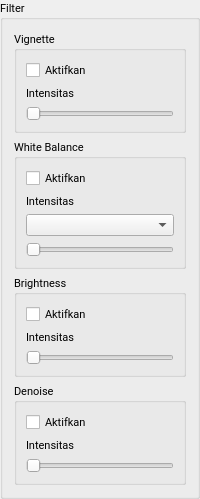
        <widget class="QGroupBox" name="groupBox_Filter">
         <property name="sizePolicy">
          <sizepolicy hsizetype="Expanding" vsizetype="Expanding">
           <horstretch>0</horstretch>
           <verstretch>0</verstretch>
          </sizepolicy>
         </property>
         <property name="minimumSize">
          <size>
           <width>0</width>
           <height>0</height>
          </size>
         </property>
         <property name="maximumSize">
          <size>
           <width>239</width>
           <height>598</height>
          </size>
         </property>
         <property name="font">
          <font>
           <family>Roboto</family>
           <pointsize>8</pointsize>
          </font>
         </property>
         <property name="title">
          <string>Filter</string>
         </property>
         <layout class="QGridLayout" name="gridLayout_12">
          <item row="2" column="0">
           <widget class="QGroupBox" name="groupBox_Brightness">
            <property name="sizePolicy">
             <sizepolicy hsizetype="Expanding" vsizetype="Expanding">
              <horstretch>0</horstretch>
              <verstretch>0</verstretch>
             </sizepolicy>
            </property>
            <property name="minimumSize">
             <size>
              <width>0</width>
              <height>0</height>
             </size>
            </property>
            <property name="maximumSize">
             <size>
              <width>219</width>
              <height>127</height>
             </size>
            </property>
            <property name="font">
             <font>
              <family>Roboto</family>
              <pointsize>8</pointsize>
             </font>
            </property>
            <property name="title">
             <string>Brightness</string>
            </property>
            <layout class="QGridLayout" name="gridLayout">
             <item row="0" column="0">
              <widget class="QCheckBox" name="checkBox_Brightness">
               <property name="sizePolicy">
                <sizepolicy hsizetype="Expanding" vsizetype="Expanding">
                 <horstretch>0</horstretch>
                 <verstretch>0</verstretch>
                </sizepolicy>
               </property>
               <property name="minimumSize">
                <size>
                 <width>0</width>
                 <height>0</height>
                </size>
               </property>
               <property name="maximumSize">
                <size>
                 <width>199</width>
                 <height>26</height>
                </size>
               </property>
               <property name="font">
                <font>
                 <family>Roboto</family>
                 <pointsize>8</pointsize>
                </font>
               </property>
               <property name="text">
                <string>Aktifkan</string>
               </property>
              </widget>
             </item>
             <item row="1" column="0">
              <layout class="QGridLayout" name="gridLayout_Brightness">
               <item row="0" column="0">
                <widget class="QLabel" name="label_Vignette_3">
                 <property name="sizePolicy">
                  <sizepolicy hsizetype="Expanding" vsizetype="Expanding">
                   <horstretch>0</horstretch>
                   <verstretch>0</verstretch>
                  </sizepolicy>
                 </property>
                 <property name="minimumSize">
                  <size>
                   <width>0</width>
                   <height>0</height>
                  </size>
                 </property>
                 <property name="maximumSize">
                  <size>
                   <width>197</width>
                   <height>25</height>
                  </size>
                 </property>
                 <property name="font">
                  <font>
                   <family>Roboto</family>
                   <pointsize>8</pointsize>
                  </font>
                 </property>
                 <property name="text">
                  <string>Intensitas</string>
                 </property>
                </widget>
               </item>
               <item row="1" column="0">
                <widget class="QSlider" name="horizontalSlider_Brightness">
                 <property name="sizePolicy">
                  <sizepolicy hsizetype="Expanding" vsizetype="Expanding">
                   <horstretch>0</horstretch>
                   <verstretch>0</verstretch>
                  </sizepolicy>
                 </property>
                 <property name="minimumSize">
                  <size>
                   <width>0</width>
                   <height>0</height>
                  </size>
                 </property>
                 <property name="maximumSize">
                  <size>
                   <width>197</width>
                   <height>26</height>
                  </size>
                 </property>
                 <property name="font">
                  <font>
                   <family>Roboto</family>
                   <pointsize>8</pointsize>
                  </font>
                 </property>
                 <property name="orientation">
                  <enum>Qt::Horizontal</enum>
                 </property>
                </widget>
               </item>
              </layout>
             </item>
            </layout>
           </widget>
          </item>
          <item row="1" column="0">
           <widget class="QGroupBox" name="groupBox_White_Balance">
            <property name="sizePolicy">
             <sizepolicy hsizetype="Expanding" vsizetype="Expanding">
              <horstretch>0</horstretch>
              <verstretch>0</verstretch>
             </sizepolicy>
            </property>
            <property name="minimumSize">
             <size>
              <width>0</width>
              <height>0</height>
             </size>
            </property>
            <property name="maximumSize">
             <size>
              <width>219</width>
              <height>159</height>
             </size>
            </property>
            <property name="font">
             <font>
              <family>Roboto</family>
              <pointsize>8</pointsize>
             </font>
            </property>
            <property name="title">
             <string>White Balance</string>
            </property>
            <layout class="QGridLayout" name="gridLayout_5">
             <item row="0" column="0">
              <widget class="QCheckBox" name="checkBox_White_Balance">
               <property name="sizePolicy">
                <sizepolicy hsizetype="Expanding" vsizetype="Expanding">
                 <horstretch>0</horstretch>
                 <verstretch>0</verstretch>
                </sizepolicy>
               </property>
               <property name="minimumSize">
                <size>
                 <width>0</width>
                 <height>0</height>
                </size>
               </property>
               <property name="maximumSize">
                <size>
                 <width>199</width>
                 <height>26</height>
                </size>
               </property>
               <property name="font">
                <font>
                 <family>Roboto</family>
                 <pointsize>8</pointsize>
                </font>
               </property>
               <property name="text">
                <string>Aktifkan</string>
               </property>
              </widget>
             </item>
             <item row="1" column="0">
              <layout class="QGridLayout" name="gridLayout_White_Balance">
               <item row="3" column="0">
                <widget class="QSlider" name="horizontalSlider_White_Balance">
                 <property name="sizePolicy">
                  <sizepolicy hsizetype="Expanding" vsizetype="Expanding">
                   <horstretch>0</horstretch>
                   <verstretch>0</verstretch>
                  </sizepolicy>
                 </property>
                 <property name="minimumSize">
                  <size>
                   <width>0</width>
                   <height>0</height>
                  </size>
                 </property>
                 <property name="maximumSize">
                  <size>
                   <width>197</width>
                   <height>26</height>
                  </size>
                 </property>
                 <property name="font">
                  <font>
                   <family>Roboto</family>
                   <pointsize>8</pointsize>
                  </font>
                 </property>
                 <property name="orientation">
                  <enum>Qt::Horizontal</enum>
                 </property>
                </widget>
               </item>
               <item row="1" column="0">
                <widget class="QLabel" name="label_Vignette_White_Balance">
                 <property name="sizePolicy">
                  <sizepolicy hsizetype="Expanding" vsizetype="Expanding">
                   <horstretch>0</horstretch>
                   <verstretch>0</verstretch>
                  </sizepolicy>
                 </property>
                 <property name="minimumSize">
                  <size>
                   <width>0</width>
                   <height>0</height>
                  </size>
                 </property>
                 <property name="maximumSize">
                  <size>
                   <width>197</width>
                   <height>25</height>
                  </size>
                 </property>
                 <property name="font">
                  <font>
                   <family>Roboto</family>
                   <pointsize>8</pointsize>
                  </font>
                 </property>
                 <property name="text">
                  <string>Intensitas</string>
                 </property>
                </widget>
               </item>
               <item row="2" column="0">
                <widget class="QComboBox" name="comboBox_White_Balance">
                 <property name="sizePolicy">
                  <sizepolicy hsizetype="Expanding" vsizetype="Expanding">
                   <horstretch>0</horstretch>
                   <verstretch>0</verstretch>
                  </sizepolicy>
                 </property>
                 <property name="minimumSize">
                  <size>
                   <width>0</width>
                   <height>0</height>
                  </size>
                 </property>
                 <property name="maximumSize">
                  <size>
                   <width>197</width>
                   <height>23</height>
                  </size>
                 </property>
                 <property name="font">
                  <font>
                   <family>Roboto</family>
                   <pointsize>8</pointsize>
                  </font>
                 </property>
                </widget>
               </item>
              </layout>
             </item>
            </layout>
           </widget>
          </item>
          <item row="0" column="0">
           <widget class="QGroupBox" name="groupBox_Vignette">
            <property name="sizePolicy">
             <sizepolicy hsizetype="Expanding" vsizetype="Expanding">
              <horstretch>0</horstretch>
              <verstretch>0</verstretch>
             </sizepolicy>
            </property>
            <property name="minimumSize">
             <size>
              <width>0</width>
              <height>0</height>
             </size>
            </property>
            <property name="maximumSize">
             <size>
              <width>219</width>
              <height>127</height>
             </size>
            </property>
            <property name="font">
             <font>
              <family>Roboto</family>
              <pointsize>8</pointsize>
             </font>
            </property>
            <property name="title">
             <string>Vignette</string>
            </property>
            <layout class="QGridLayout" name="gridLayout_10">
             <item row="0" column="0">
              <widget class="QCheckBox" name="checkBox_Vignette">
               <property name="sizePolicy">
                <sizepolicy hsizetype="Expanding" vsizetype="Expanding">
                 <horstretch>0</horstretch>
                 <verstretch>0</verstretch>
                </sizepolicy>
               </property>
               <property name="minimumSize">
                <size>
                 <width>0</width>
                 <height>0</height>
                </size>
               </property>
               <property name="maximumSize">
                <size>
                 <width>199</width>
                 <height>26</height>
                </size>
               </property>
               <property name="font">
                <font>
                 <family>Roboto</family>
                 <pointsize>8</pointsize>
                </font>
               </property>
               <property name="text">
                <string>Aktifkan</string>
               </property>
              </widget>
             </item>
             <item row="1" column="0">
              <layout class="QGridLayout" name="gridLayout_Vignette">
               <item row="0" column="0">
                <widget class="QLabel" name="label_Vignette">
                 <property name="sizePolicy">
                  <sizepolicy hsizetype="Expanding" vsizetype="Expanding">
                   <horstretch>0</horstretch>
                   <verstretch>0</verstretch>
                  </sizepolicy>
                 </property>
                 <property name="minimumSize">
                  <size>
                   <width>0</width>
                   <height>0</height>
                  </size>
                 </property>
                 <property name="maximumSize">
                  <size>
                   <width>197</width>
                   <height>25</height>
                  </size>
                 </property>
                 <property name="font">
                  <font>
                   <family>Roboto</family>
                   <pointsize>8</pointsize>
                  </font>
                 </property>
                 <property name="text">
                  <string>Intensitas</string>
                 </property>
                </widget>
               </item>
               <item row="1" column="0">
                <widget class="QSlider" name="horizontalSlider_Vignette">
                 <property name="sizePolicy">
                  <sizepolicy hsizetype="Expanding" vsizetype="Expanding">
                   <horstretch>0</horstretch>
                   <verstretch>0</verstretch>
                  </sizepolicy>
                 </property>
                 <property name="minimumSize">
                  <size>
                   <width>0</width>
                   <height>0</height>
                  </size>
                 </property>
                 <property name="maximumSize">
                  <size>
                   <width>197</width>
                   <height>26</height>
                  </size>
                 </property>
                 <property name="font">
                  <font>
                   <family>Roboto</family>
                   <pointsize>8</pointsize>
                  </font>
                 </property>
                 <property name="orientation">
                  <enum>Qt::Horizontal</enum>
                 </property>
                </widget>
               </item>
              </layout>
             </item>
            </layout>
           </widget>
          </item>
          <item row="3" column="0">
           <widget class="QGroupBox" name="groupBox_Denoise">
            <property name="sizePolicy">
             <sizepolicy hsizetype="Expanding" vsizetype="Expanding">
              <horstretch>0</horstretch>
              <verstretch>0</verstretch>
             </sizepolicy>
            </property>
            <property name="minimumSize">
             <size>
              <width>0</width>
              <height>0</height>
             </size>
            </property>
            <property name="maximumSize">
             <size>
              <width>219</width>
              <height>128</height>
             </size>
            </property>
            <property name="font">
             <font>
              <family>Roboto</family>
              <pointsize>8</pointsize>
             </font>
            </property>
            <property name="title">
             <string>Denoise</string>
            </property>
            <layout class="QGridLayout" name="gridLayout_3">
             <item row="0" column="0">
              <widget class="QCheckBox" name="checkBox_Denoise">
               <property name="sizePolicy">
                <sizepolicy hsizetype="Expanding" vsizetype="Expanding">
                 <horstretch>0</horstretch>
                 <verstretch>0</verstretch>
                </sizepolicy>
               </property>
               <property name="minimumSize">
                <size>
                 <width>0</width>
                 <height>0</height>
                </size>
               </property>
               <property name="maximumSize">
                <size>
                 <width>199</width>
                 <height>26</height>
                </size>
               </property>
               <property name="font">
                <font>
                 <family>Roboto</family>
                 <pointsize>8</pointsize>
                </font>
               </property>
               <property name="text">
                <string>Aktifkan</string>
               </property>
              </widget>
             </item>
             <item row="1" column="0">
              <layout class="QGridLayout" name="gridLayout_2">
               <item row="0" column="0">
                <widget class="QLabel" name="label_Vignette_4">
                 <property name="sizePolicy">
                  <sizepolicy hsizetype="Expanding" vsizetype="Expanding">
                   <horstretch>0</horstretch>
                   <verstretch>0</verstretch>
                  </sizepolicy>
                 </property>
                 <property name="minimumSize">
                  <size>
                   <width>0</width>
                   <height>0</height>
                  </size>
                 </property>
                 <property name="maximumSize">
                  <size>
                   <width>197</width>
                   <height>25</height>
                  </size>
                 </property>
                 <property name="font">
                  <font>
                   <family>Roboto</family>
                   <pointsize>8</pointsize>
                  </font>
                 </property>
                 <property name="text">
                  <string>Intensitas</string>
                 </property>
                </widget>
               </item>
               <item row="1" column="0">
                <widget class="QSlider" name="horizontalSlider_Denoise">
                 <property name="sizePolicy">
                  <sizepolicy hsizetype="Expanding" vsizetype="Expanding">
                   <horstretch>0</horstretch>
                   <verstretch>0</verstretch>
                  </sizepolicy>
                 </property>
                 <property name="minimumSize">
                  <size>
                   <width>0</width>
                   <height>0</height>
                  </size>
                 </property>
                 <property name="maximumSize">
                  <size>
                   <width>197</width>
                   <height>26</height>
                  </size>
                 </property>
                 <property name="font">
                  <font>
                   <family>Roboto</family>
                   <pointsize>8</pointsize>
                  </font>
                 </property>
                 <property name="orientation">
                  <enum>Qt::Horizontal</enum>
                 </property>
                </widget>
               </item>
              </layout>
             </item>
            </layout>
           </widget>
          </item>
         </layout>
        </widget>
